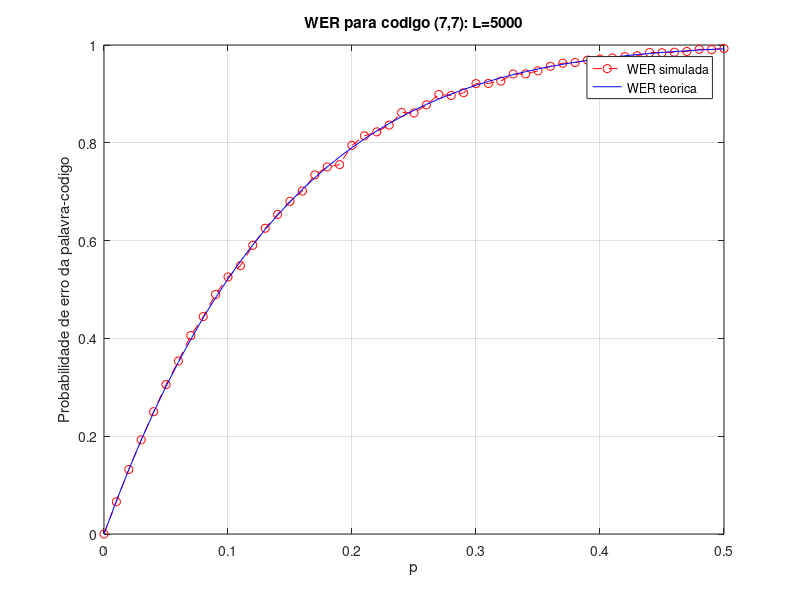

Here is the MATLAB script that generated this plot:
% ------------- Algoritmo do codigo (7,7) -------------
% Arquivo (nome): nao_codificado
% Canal BSC 
%--------------- variaveis iniciais -------------------
clc, clear all;
k=7; % numero de bits de informacao
n=7; % palavra-codigo (por bloco) 
p=0:0.01:0.5; %vetor de probabilidade para o canal BSC
erro_palavra_medio=zeros(size(p));%vetor dos erros das palavra-codigo
erro_palavra_uncoded=zeros(size(p));%vetor dos erros nao codificado

% ----------- Matriz geradora G =[I P] ----------------
G=eye(7); 
num_bits=5e3; %quantidade de bits
bits_iniciais=zeros(2^k,k); %vetor de bits

% --------------- Valores binarios 0-127 ----------------
ii=1;
for t=1:size(bits_iniciais,1); 
    %conversao decimal-binario
    bits_iniciais(ii,:)=wrev(de2bi(t-1,k)); 
    ii=1+ii;
end

% -------- Gerando palavras-codigo iniciais)----------
palavras_codigo=mod(bits_iniciais*G,2); %valores binarios: 0 e 1
% ---------- Gerando aleatoriamente os bits ----------
bits_info=randi([0 1],num_bits,k);
% ------- Novas palavras-codigo para transmissao -----
bits_palavras = mod(bits_info*G,2);

for jj=1:numel(p)   %contador para probabilidade    
    % simulando a geracao de ruido do canal
    ruido=round(rand(num_bits,n)-0.5+p(jj));
    
    % ---- adicionado ruido aos bits transmitidas
    palavras_recebidas=mod(bits_palavras+ruido,2);
    
    % ------------- decodificacao ---------------
    bits_decod=palavras_recebidas(:,1:k); %somente as k colunas
    erro_bits_inf=(bits_info~=bits_decod); %comparacao
    erro_palavra=sum(erro_bits_inf,2); %erro das palavra-codigo
    erro_palavra_medio(jj)=mean(erro_palavra~=0); %erro medio (WER)
end
erro_palavra_teorico=1-((1-p).^7);
plot(p,erro_palavra_medio,'r--o'); hold on
plot(p,erro_palavra_teorico,'b'); grid on
xlabel('p'); ylabel('Probabilidade de erro da palavra-codigo')
title(['WER para codigo (7,7): L=' num2str(num_bits)])
legend('WER simulada','WER teorica')
